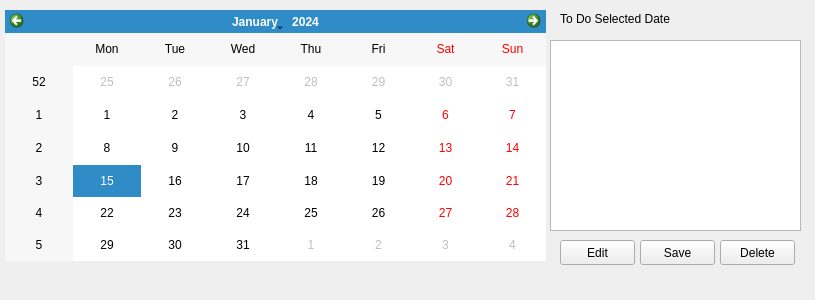
<?xml version="1.0" encoding="UTF-8"?>
<ui version="4.0">
 <class>Calendar</class>
 <widget class="QWidget" name="Calendar">
  <property name="geometry">
   <rect>
    <x>0</x>
    <y>0</y>
    <width>815</width>
    <height>300</height>
   </rect>
  </property>
  <property name="windowTitle">
   <string>Form</string>
  </property>
  <widget class="QCalendarWidget" name="calendarWidget">
   <property name="geometry">
    <rect>
     <x>5</x>
     <y>10</y>
     <width>541</width>
     <height>251</height>
    </rect>
   </property>
  </widget>
  <widget class="QTextEdit" name="textEdit">
   <property name="geometry">
    <rect>
     <x>550</x>
     <y>40</y>
     <width>251</width>
     <height>191</height>
    </rect>
   </property>
  </widget>
  <widget class="QLabel" name="label">
   <property name="geometry">
    <rect>
     <x>560</x>
     <y>10</y>
     <width>241</width>
     <height>17</height>
    </rect>
   </property>
   <property name="text">
    <string>To Do Selected Date</string>
   </property>
  </widget>
  <widget class="QPushButton" name="pushButton">
   <property name="geometry">
    <rect>
     <x>720</x>
     <y>240</y>
     <width>75</width>
     <height>25</height>
    </rect>
   </property>
   <property name="text">
    <string>Delete</string>
   </property>
  </widget>
  <widget class="QPushButton" name="pushButton_2">
   <property name="geometry">
    <rect>
     <x>560</x>
     <y>240</y>
     <width>75</width>
     <height>25</height>
    </rect>
   </property>
   <property name="text">
    <string>Edit</string>
   </property>
  </widget>
  <widget class="QPushButton" name="pushButton_3">
   <property name="geometry">
    <rect>
     <x>640</x>
     <y>240</y>
     <width>75</width>
     <height>25</height>
    </rect>
   </property>
   <property name="text">
    <string>Save</string>
   </property>
  </widget>
 </widget>
 <resources/>
 <connections/>
</ui>
